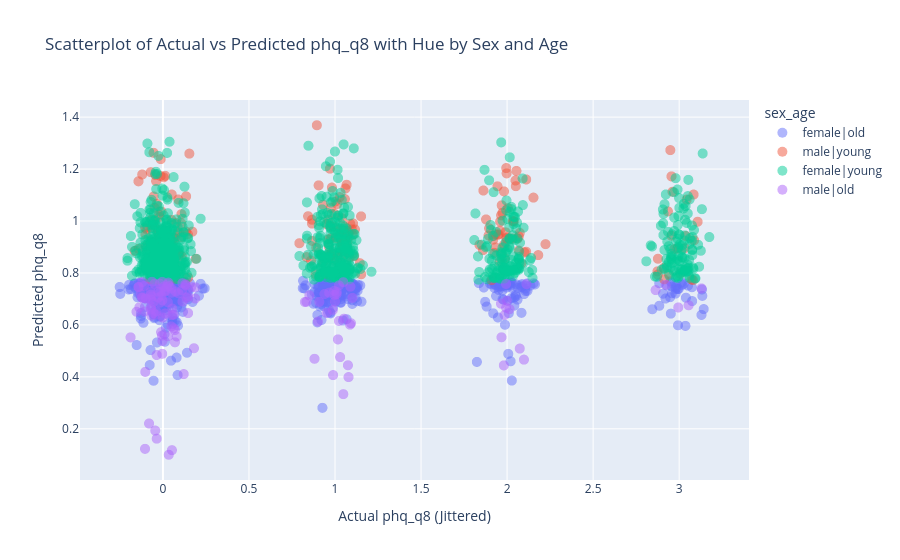

Here is the notebook cell this chart was saved with:
### Markdown cell above
The table shows the VIF values for each term in your linear regression model. Remember that VIF measures how much the variance of an estimated regression coefficient increases if your predictors are correlated. A high VIF indicates a high degree of multicollinearity, which can make it difficult to interpret the coefficients and assess the importance of individual predictors.



Interpreting VIF Values:

    1. VIF = 1: No multicollinearity.
    2. 1 < VIF < 5: Moderate multicollinearity.
    3. VIF >= 5 or 10: High multicollinearity. This suggests that the coefficient estimates may be unreliable.

In our case, all the VIF values (excluding the intercept) are below 5, and most are very close to 1. This indicates that there is very little evidence of multicollinearity in your model. This contradicts the earlier warning based on the high condition number!

Why the Discrepancy?

The high condition number was a potential warning sign, but VIF provides a more specific and reliable assessment of multicollinearity. There are a few reasons why the condition number might be high even when VIF values are low:

Scaling Issues: The condition number is sensitive to the scaling of the variables. If the variables have very different scales (e.g., one variable ranges from 0 to 1, while another ranges from 1000 to 10000), this can inflate the condition number even if the variables are not highly correlated. The scaling issues might be the results of different values from step_count_m7, and the dummy variables.

Conclusion:

Based on the VIF values, you do not have a multicollinearity problem in your model. Therefore, you don't need to take any specific actions to address multicollinearity (such as removing variables).

## Important Note: 
Even though you don't have multicollinearity, remember that your model still has a very low R-squared (0.020), meaning it doesn't explain much of the variance in phq_q8. The low R-squared is more concerning than a multicollinearity issue because it indicates that the model is simply not capturing the important factors that influence phq_q8. Therefore, it's important to keep working on improving the model.

### Code cell
def plot_actual_vs_predicted(model, df_clean, target):
    # Get the actual and predicted values
    df_clean['predicted'] = model.fittedvalues
    df_clean['sex_age'] = (df_clean['sex'] + '|' + df_clean['age_binary']).apply(lambda x: x.lower())

    # Add jitter to the actual target values
    jitter = np.random.normal(0, 0.075, size=len(df_clean[target]))
    df_clean[f'{target}_jittered'] = df_clean[target] + jitter

    # Generate the scatter plot with hue using Plotly Express
    fig = px.scatter(df_clean, 
                     x=f'{target}_jittered', 
                     y='predicted', 
                     color='sex_age', 
                     title=f'Scatterplot of Actual vs Predicted {target} with Hue by Sex and Age',
                     labels={f'{target}_jittered': f'Actual {target} (Jittered)', 'predicted': f'Predicted {target}'},
                     opacity=0.5)

    fig.update_traces(marker=dict(size=10))  # Set marker size
    fig.show()

# Example usage
plot_actual_vs_predicted(model, df_clean, 'phq_q8')

### Figure 1 — Plotly figure (JSON) as saved in the notebook; plotly's stock layout.template omitted (floating-point values rounded to 4 significant figures; data arrays with more than 128 entries replaced by an {"elided": "..."} marker saying what was removed)
{"data": [{"hovertemplate": "sex_age=female|old<br>Actual phq_q8 (Jittered)=%{x}<br>Predicted phq_q8=%{y}<extra></extra>", "legendgroup": "female|old", "marker": {"color": "#636efa", "opacity": 0.5, "size": 10, "symbol": "circle"}, "mode": "markers", "name": "female|old", "showlegend": true, "type": "scattergl", "x": {"elided": "581 float values"}, "xaxis": "x", "y": {"elided": "581 float values"}, "yaxis": "y"}, {"hovertemplate": "sex_age=male|young<br>Actual phq_q8 (Jittered)=%{x}<br>Predicted phq_q8=%{y}<extra></extra>", "legendgroup": "male|young", "marker": {"color": "#EF553B", "opacity": 0.5, "size": 10, "symbol": "circle"}, "mode": "markers", "name": "male|young", "showlegend": true, "type": "scattergl", "x": {"elided": "244 float values"}, "xaxis": "x", "y": {"elided": "244 float values"}, "yaxis": "y"}, {"hovertemplate": "sex_age=female|young<br>Actual phq_q8 (Jittered)=%{x}<br>Predicted phq_q8=%{y}<extra></extra>", "legendgroup": "female|young", "marker": {"color": "#00cc96", "opacity": 0.5, "size": 10, "symbol": "circle"}, "mode": "markers", "name": "female|young", "showlegend": true, "type": "scattergl", "x": {"elided": "858 float values"}, "xaxis": "x", "y": {"elided": "858 float values"}, "yaxis": "y"}, {"hovertemplate": "sex_age=male|old<br>Actual phq_q8 (Jittered)=%{x}<br>Predicted phq_q8=%{y}<extra></extra>", "legendgroup": "male|old", "marker": {"color": "#ab63fa", "opacity": 0.5, "size": 10, "symbol": "circle"}, "mode": "markers", "name": "male|old", "showlegend": true, "type": "scattergl", "x": [-0.1293, -0.04463, 0.0899, 0.1454, -0.05596, 0.1133, -0.1176, 0.008307, 0.07376, 0.1645, 0.1303, -0.01829, 0.03463, 2.863, 1.009, 0.9661, 0.9973, -0.07032, 1.986, 1.968, -0.1066, -0.06443, -0.05475, -0.06933, 2.922, 1.01, 2.113, 3.13, 0.05203, 1.999, 0.9997, -0.04158, 1.995, -0.003145, 0.06226, 0.06982, 0.0284, -0.005617, 3.055, -0.003514, 0.9391, 1.964, 0.9946, 2.995, 1.048, 1.023, -0.1103, -0.1026, -0.03606, 0.03388, -0.08066, 0.05222, -0.104, 0.1875, -0.1417, 0.1888, -0.02729, -0.1222, -0.07138, 0.02892, 0.1335, -0.1418, -0.01344, 0.9888, 0.1209, -0.01067, 1.03, 1.079, 1.048, 0.8251, 0.07995, 0.1374, 0.9515, 0.04827, 0.01448, -0.02635, -0.001384, 0.05409, -0.03932, 0.0118, -0.1534, -0.1015, -0.007506, -0.1001, -0.06975, 0.07003, 1.093, -0.06732, 1.075, 0.06317, 0.0489, 0.003908, 0.02858, 1.051, 1.017, 0.901, 2.074, 1.981, 1.101, -0.004214, -0.03639, 0.1802, -0.1881, 0.8809, 1.089, 1.994, 0.02355, 0.113, 0.1113, 0.05006, 2.014, -0.1372, 2.098, 0.1462, 1.087, -0.06923, -0.04878, 1.023, 0.03187, -0.0636, -0.1199, -0.004221, 0.8344, -0.01568, 0.8506, 0.9089, 0.9874], "xaxis": "x", "y": [0.7178, 0.1931, 0.722, 0.71, 0.6881, 0.6902, 0.7036, 0.7316, 0.7286, 0.7458, 0.7561, 0.7586, 0.7497, 0.734, 0.7183, 0.724, 0.7157, 0.7162, 0.6379, 0.5523, 0.6518, 0.7092, 0.6458, 0.6708, 0.7542, 0.7267, 0.757, 0.7404, 0.6376, 0.6932, 0.6901, 0.639, 0.6658, 0.5381, 0.6394, 0.5329, 0.5561, 0.5588, 0.6755, 0.6946, 0.7189, 0.6816, 0.731, 0.6671, 0.3333, 0.6153, 0.7496, 0.4191, 0.1619, 0.1001, 0.2204, 0.1178, 0.1228, 0.7015, 0.7451, 0.7447, 0.7279, 0.7053, 0.7269, 0.7564, 0.7515, 0.7466, 0.7283, 0.4068, 0.4106, 0.5722, 0.476, 0.3991, 0.7645, 0.6882, 0.5555, 0.7036, 0.6461, 0.7401, 0.7297, 0.7055, 0.6285, 0.6628, 0.6525, 0.6437, 0.6507, 0.7017, 0.7126, 0.7015, 0.6981, 0.5802, 0.6063, 0.6358, 0.4447, 0.5869, 0.5938, 0.7474, 0.6872, 0.6238, 0.5441, 0.6128, 0.5088, 0.4442, 0.7041, 0.4887, 0.4841, 0.5101, 0.552, 0.4696, 0.7472, 0.7575, 0.7462, 0.7606, 0.7333, 0.7239, 0.6604, 0.6675, 0.4662, 0.6455, 0.601, 0.6599, 0.7585, 0.7522, 0.7627, 0.7659, 0.7651, 0.7656, 0.6889, 0.6864, 0.7137, 0.6887, 0.6575], "yaxis": "y"}], "layout": {"legend": {"title": {"text": "sex_age"}, "tracegroupgap": 0}, "title": {"text": "Scatterplot of Actual vs Predicted phq_q8 with Hue by Sex and Age"}, "xaxis": {"anchor": "y", "domain": [0, 1], "title": {"text": "Actual phq_q8 (Jittered)"}}, "yaxis": {"anchor": "x", "domain": [0, 1], "title": {"text": "Predicted phq_q8"}}}}
